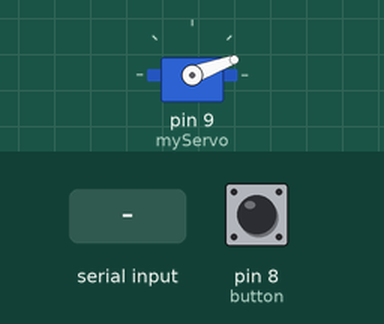
Recording of a sketch running on a simulated Arduino Uno, built with avr-gcc and run on an emulated ATmega328P. Shown: servo. The test bench sets the inputs (shaded band); at power-on: pin 8 (button) LOW. What the sketch prints to the serial monitor is not drawn.

Above: at 1.2 s.
1.3 s: "1" received over Serial
At 1.8 s:
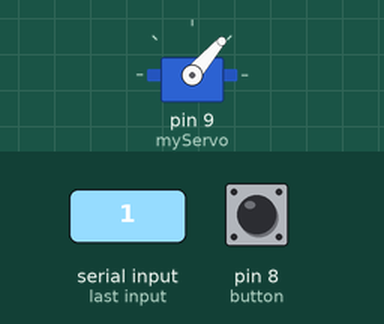
2.8 s: "0" received over Serial
At 4.3 s:
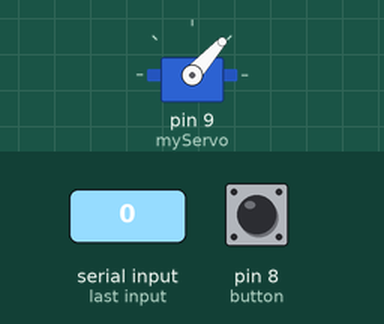
Timing chart, 0 to 5.8 s (numbered marks = the images above; inputs shaded):
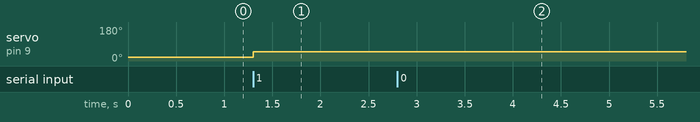

Measured:
- after the input at 1.3 s, servo on pin 9 (myServo): 20° → 49° at once
- after the input at 2.8 s, servo on pin 9 (myServo): 49° → 48° at once

The sketch:

master_4.ino
```cpp
#include <Servo.h>
#define button 8
Servo myServo;
int state = 20;
int buttonState = 0;
void setup() {
  pinMode(button, INPUT);
  myServo.attach(9);
  Serial.begin(38400); // Default communication rate of the Bluetooth module
}
void loop() {
 if(Serial.available() > 0){ // Checks whether data is comming from the serial port
    state = Serial.read(); // Reads the data from the serial port
 }
 // Controlling the servo motor
 myServo.write(state);
 delay(10);

 // Reading the button
 buttonState = digitalRead(button);
 buttonState=1;
 if (buttonState == HIGH) {
   Serial.write('1'); // Sends '1' to the master to turn on LED
 }
 else {
   Serial.write('0');
 }
}
```
